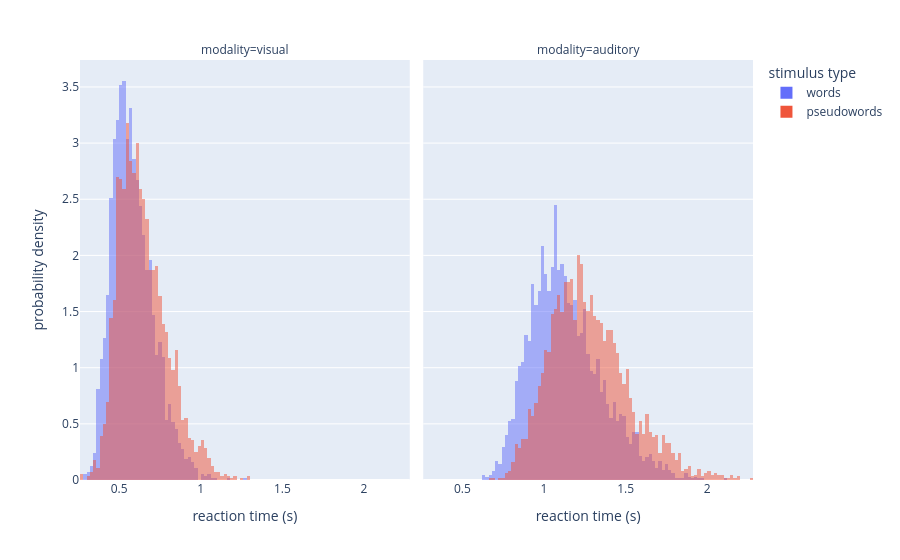

Write notebook code for a chart like this one.
### Markdown cell above
### Visualizing stimluli RT distributions for the two modalities

### Code cell
def change_lables(t):
    t.update(
        name = MAPPING['is_word'][int(t.name)],
        legendgroup = MAPPING['is_word'][int(t.name)],
        hovertemplate = t.hovertemplate.replace(t.name, MAPPING['is_word'][int(t.name)])
    )

def change_annotations(t):
    t.update(
        text = t.text[:t.text.index('=') + 1] + MAPPING['modality'][int(t.text[t.text.index('=') + 1:])]
    )


fig = px.histogram(
    data.sort_values(by='modality'),
    x="rt",
    labels={
         "rt": "reaction time (s)",
        'is_word': 'stimulus type',
         },
    color='is_word',
    barmode='overlay',
    histnorm='probability density',
    facet_col='modality',
    ).update_layout(
    yaxis_title="probability density"
).for_each_trace(change_lables).for_each_annotation(change_annotations)

fig.show()

### Figure 1 — Plotly figure (JSON) as saved in the notebook; plotly's stock layout.template omitted (floating-point values rounded to 4 significant figures; data arrays with more than 128 entries replaced by an {"elided": "..."} marker saying what was removed)
{"data": [{"alignmentgroup": "True", "bingroup": "x", "histnorm": "probability density", "hovertemplate": "stimulus type=words<br>modality=0<br>reaction time (s)=%{x}<br>probability density=%{y}<extra></extra>", "legendgroup": "words", "marker": {"color": "#636efa", "opacity": 0.5, "pattern": {"shape": ""}}, "name": "words", "offsetgroup": "1", "orientation": "v", "showlegend": true, "type": "histogram", "x": {"elided": "2885 float values"}, "xaxis": "x", "yaxis": "y"}, {"alignmentgroup": "True", "bingroup": "x", "histnorm": "probability density", "hovertemplate": "stimulus type=words<br>modality=words<br>reaction time (s)=%{x}<br>probability density=%{y}<extra></extra>", "legendgroup": "words", "marker": {"color": "#636efa", "opacity": 0.5, "pattern": {"shape": ""}}, "name": "words", "offsetgroup": "1", "orientation": "v", "showlegend": false, "type": "histogram", "x": {"elided": "3242 float values"}, "xaxis": "x2", "yaxis": "y2"}, {"alignmentgroup": "True", "bingroup": "x", "histnorm": "probability density", "hovertemplate": "stimulus type=pseudowords<br>modality=pseudowords<br>reaction time (s)=%{x}<br>probability density=%{y}<extra></extra>", "legendgroup": "pseudowords", "marker": {"color": "#EF553B", "opacity": 0.5, "pattern": {"shape": ""}}, "name": "pseudowords", "offsetgroup": "0", "orientation": "v", "showlegend": true, "type": "histogram", "x": {"elided": "2801 float values"}, "xaxis": "x", "yaxis": "y"}, {"alignmentgroup": "True", "bingroup": "x", "histnorm": "probability density", "hovertemplate": "stimulus type=pseudowords<br>modality=1<br>reaction time (s)=%{x}<br>probability density=%{y}<extra></extra>", "legendgroup": "pseudowords", "marker": {"color": "#EF553B", "opacity": 0.5, "pattern": {"shape": ""}}, "name": "pseudowords", "offsetgroup": "0", "orientation": "v", "showlegend": false, "type": "histogram", "x": {"elided": "3150 float values"}, "xaxis": "x2", "yaxis": "y2"}], "layout": {"annotations": [{"font": {}, "showarrow": false, "text": "modality=visual", "x": 0.245, "xanchor": "center", "xref": "paper", "y": 1, "yanchor": "bottom", "yref": "paper"}, {"font": {}, "showarrow": false, "text": "modality=auditory", "x": 0.755, "xanchor": "center", "xref": "paper", "y": 1, "yanchor": "bottom", "yref": "paper"}], "barmode": "overlay", "legend": {"title": {"text": "stimulus type"}, "tracegroupgap": 0}, "margin": {"t": 60}, "xaxis": {"anchor": "y", "domain": [0, 0.49], "title": {"text": "reaction time (s)"}}, "xaxis2": {"anchor": "y2", "domain": [0.51, 1], "matches": "x", "title": {"text": "reaction time (s)"}}, "yaxis": {"anchor": "x", "domain": [0, 1], "title": {"text": "probability density"}}, "yaxis2": {"anchor": "x2", "domain": [0, 1], "matches": "y", "showticklabels": false}}}
